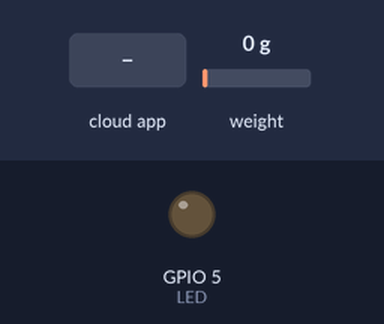
A sketch run on a simulated ESP8266 (NodeMCU). Shown: output pins drawn as LEDs (lit = HIGH). The test bench sets the inputs (shaded band); at power-on: weight on the scale 0 g. WiFi joins after 1.5 s; servers stay silent unless stated; the Firebase database answers and starts empty; what the sketch prints to the serial monitor is not drawn.

Above: at 3.7 s.
3.8 s: the phone or cloud app sets light to 1
At 4.47 s:
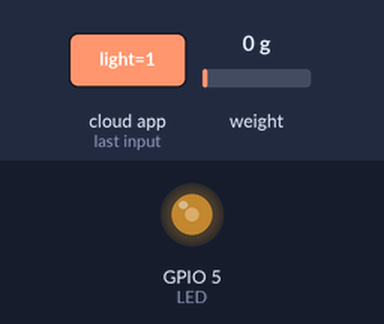
6.8 s: the phone or cloud app sets light to 0
At 7.2 s:
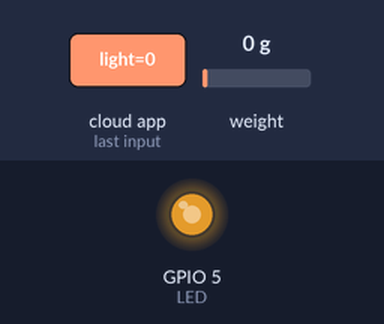
Timing chart, 0 to 9.9 s (numbered marks = the images above; inputs shaded):
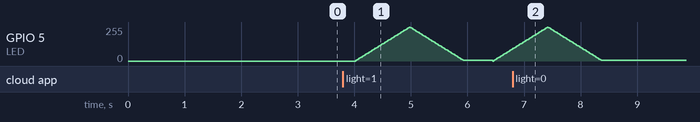

Measured:
- after the input at 6.8 s, GPIO 5 (LED): goes on until 8.4 s, then stays 5/255

The sketch:

firebase.ino
```cpp
#include "FirebaseESP8266.h"
#include <ESP8266WiFi.h>
#include "HX711.h"  // Library needed to communicate with HX711 https://github.com/bogde/HX711

#define DOUT  2  // Arduino pin D4 connect to HX711 DOUT
#define CLK  0  //  Arduino pin D3 connect to HX711 CLK
#define LED 5

#define FIREBASE_HOST "cupholder-de568.firebaseio.com"
#define FIREBASE_AUTH "y7icYjoydV9Y83NzxYeSv17pqacDXt6If6zmwD26"
//#define WIFI_SSID "卿如晤"
//#define WIFI_PASSWORD "81550379"

#define WIFI_SSID "Mix 2s"
#define WIFI_PASSWORD "reventonchen"

FirebaseData firebaseData;
FirebaseData booleanData;
FirebaseJson json;
HX711 scale;  // Init of library


void setup()
{

  Serial.begin(115200);

  WiFi.begin(WIFI_SSID, WIFI_PASSWORD);
  //WiFi.begin("Modera Guest");
  Serial.print("Connecting to Wi-Fi");
  while (WiFi.status() != WL_CONNECTED)
  {
    Serial.print(".");
    delay(300);
  }
  Serial.println();
  Serial.print("Connected with IP: ");
  Serial.println(WiFi.localIP());
  Serial.println();

  Firebase.begin(FIREBASE_HOST, FIREBASE_AUTH);
  Firebase.reconnectWiFi(true);

  //Set database read timeout to 1 minute (max 15 minutes)
  Firebase.setReadTimeout(firebaseData, 1000 * 60);
  //tiny, small, medium, large and unlimited.
  //Size and its write timeout e.g. tiny (1s), small (10s), medium (30s) and large (60s).
  Firebase.setwriteSizeLimit(firebaseData, "tiny");

  /*
  This option allows get and delete functions (PUT and DELETE HTTP requests) works for device connected behind the
  Firewall that allows only GET and POST requests.

  Firebase.enableClassicRequest(firebaseData, true);
  */

  scale.begin(DOUT, CLK);
  scale.set_scale();  // Start scale
  scale.tare();       // Reset scale to zero
  pinMode(LED, OUTPUT);
}


String data_path = "/data";
String light_path = "/light";

void loop()
{
  float current_weight=scale.get_units(2);
  float scale_factor=(current_weight*0.00233 +1);  // divide the result by a known weight

  Firebase.set(firebaseData, data_path, scale_factor);
  Firebase.getBool(booleanData, light_path);
  Serial.println(booleanData.boolData());

  if (booleanData.boolData()) {
    fadeOn(1000,5);
    fadeOff(1000,5);
  }
}

void fadeOn(unsigned int time,int increament){
  for (byte value = 0 ; value < 255; value+=increament){
    analogWrite(LED, value);
    delay(time/(255/5));
  }
}
void fadeOff(unsigned int time,int decreament){
  for (byte value = 255; value >0; value-=decreament){
    analogWrite(LED, value);
    delay(time/(255/5));
  }
}
```
